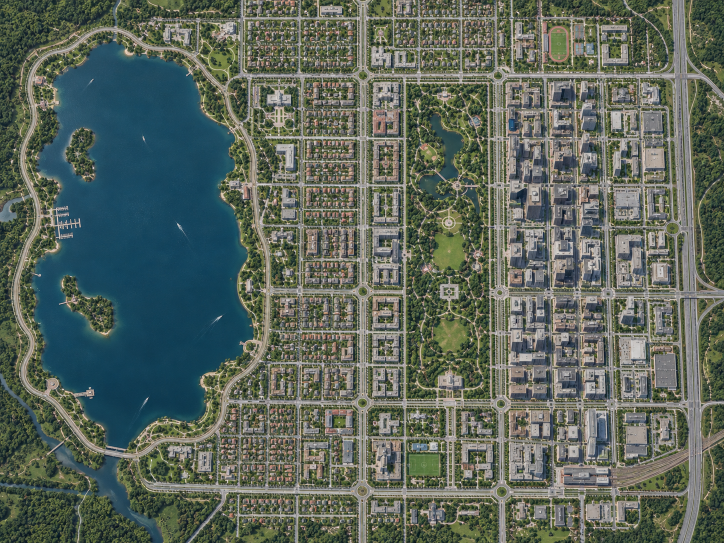
#> input picture artifacts/lake_city/references/target_layout.png, 1448 x 1086 px (shown at 1/2 size)
$ python check_composition.py
#> lines starting #> are read from the running program, lines starting #| are printed output that depends on the picture
"""Compose reproducible visual evidence from existing renders and reference.

This utility only resizes/composes actual images and draws analytical labels or
layout overlays. It does not generate scene imagery or modify the reference.
Run again after rendering additional construction checkpoints or review passes.
"""
from pathlib import Path
import argparse
import json
import shutil
from PIL import Image, ImageDraw, ImageFont

ROOT = Path(__file__).resolve().parents[1]
STAGES = {
    1: 'Map boundaries', 2: 'Lake and complete waterfront loop',
    3: 'Main road grid', 4: 'Grand Park structure', 5: 'District boundaries',
    6: 'Main buildings', 7: 'Downtown skyline', 8: 'Vegetation and public realm',
    9: 'Secondary roads and pedestrian paths', 10: 'Final composition review',
}
CAMERAS = [
    ('top', 'Reference-aligned top-down'), ('overview', 'City overview'),
    ('lake_approach', 'Lakeside promenade'), ('park_lawn', 'Grand Park lawn'),
    ('downtown_street', 'Eastbank boulevard'), ('residential', 'Lakeside streets'),
    ('sports', 'Northfields campus'), ('station', 'Southgate arrival'),
    ('park_reverse', 'Park southern entrance'),
]
REGION_COLORS = {
    'REG_LAKE': '#3883a1', 'REG_RESIDENTIAL': '#d1ad78', 'REG_PARK': '#74a873',
    'REG_DOWNTOWN': '#ad8194', 'REG_NORTH': '#b6b17a', 'REG_SOUTH': '#9dabbc',
}
BG = '#172229'
FG = '#edf2f2'
MUTED = '#a7bdc3'


def font(size=22, bold=False):
    paths = [Path('C:/Windows/Fonts') / ('segoeuib.ttf' if bold else 'segoeui.ttf'),
             Path('/usr/share/fonts/truetype/dejavu/DejaVuSans-Bold.ttf' if bold else '/usr/share/fonts/truetype/dejavu/DejaVuSans.ttf')]
    for p in paths:
        if p.exists(): return ImageFont.truetype(str(p), size)
    return ImageFont.load_default(size=size)


def fit(image, width, height, fill='#24343a'):
    src = image.convert('RGB')
    scale = min(width/src.width, height/src.height)
    size = (max(1, round(src.width*scale)), max(1, round(src.height*scale)))
    resized = src.resize(size, Image.Resampling.LANCZOS)
    out = Image.new('RGB', (width, height), fill)
    out.paste(resized, ((width-size[0])//2, (height-size[1])//2))
    return out


def grid_overlay(image):
    image = image.convert('RGBA')
    overlay = Image.new('RGBA', image.size)
    d = ImageDraw.Draw(overlay)
    w,h=image.size
    for i in (1,2):
        d.line([(round(w*i/3),0),(round(w*i/3),h)], fill=(255,240,166,190), width=2)
        d.line([(0,round(h*i/3)),(w,round(h*i/3))], fill=(255,240,166,190), width=2)
    for row in range(3):
        for col in range(3):
            x=round(w*col/3)+10;y=round(h*row/3)+9
            d.rounded_rectangle((x-3,y-2,x+42,y+27),4,fill=(15,27,34,210))
            d.text((x+3,y),f'{"ABC"[col]}{row+1}',font=font(19,True),fill=(255,243,192,255))
    return Image.alpha_composite(image,overlay).convert('RGB')


def comparison(reference, actual_path, out_path, title, grid=False):
    panel_w=1160;panel_h=870;gap=20;margin=24;header=106;footer=55
    ref=fit(reference,panel_w,panel_h)
    with Image.open(actual_path) as actual: render=fit(actual,panel_w,panel_h)
    if grid:ref=grid_overlay(ref);render=grid_overlay(render)
    result=Image.new('RGB',(margin*2+panel_w*2+gap,header+panel_h+footer),BG)
    d=ImageDraw.Draw(result)
    d.text((margin,15),title,font=font(28,True),fill=FG)
    d.text((margin,62),'USER REFERENCE - target layout',font=font(22,True),fill=MUTED)
    d.text((margin+panel_w+gap,62),'BLENDER RENDER - constructed environment',font=font(22,True),fill=MUTED)
    result.paste(ref,(margin,header));result.paste(render,(margin+panel_w+gap,header))
    d.text((margin,header+panel_h+14),f'West is left. North is up.  |  Actual image: {actual_path.relative_to(ROOT).as_posix()}',font=font(18),fill=MUTED)
    out_path.parent.mkdir(parents=True,exist_ok=True);result.save(out_path)
    return out_path


# [47 lines left out: function semantic_map, not called in this run]


def contact_sheet(pass_num):
    directory=ROOT/'renders'/f'pass_{pass_num}'
    paths=[directory/f'{camera}.png' for camera,_ in CAMERAS]
    available=sum(path.exists() for path in paths)
    if not available:return None
    tw,th=640,445;margin,gap,header=22,16,87
    result=Image.new('RGB',(margin*2+tw*3+gap*2,header+th*3+gap*2+margin),BG);d=ImageDraw.Draw(result)
    d.text((margin,15),f'WESTMERE / BLENDER REVIEW PASS {pass_num}',font=font(28,True),fill=FG)
    d.text((margin,53),f'{available}/9 actual camera renders present. Missing views are labelled; no imagery is substituted.',font=font(17),fill=MUTED)
    for i,((camera,label),path) in enumerate(zip(CAMERAS,paths)):
        x=margin+(i%3)*(tw+gap);y=header+(i//3)*(th+gap)
        if path.exists():
            with Image.open(path) as img: result.paste(fit(img,tw,th-44),(x,y+44))
        else:
            d.rectangle((x,y+44,x+tw,y+th),fill='#25343b')
            d.text((x+22,y+190),'NOT RENDERED YET',font=font(23,True),fill=MUTED)
        d.text((x+5,y+10),f'{i+1:02d}  {label}',font=font(20,True),fill=FG)
    output=directory/'contact_sheet.png';result.save(output)
    return output


def main():
    parser=argparse.ArgumentParser(description=__doc__)
    parser.add_argument('--stage',type=int,choices=range(1,11),help='Refresh only one checkpoint comparison; other analytical outputs still refresh.')
    args=parser.parse_args()
    reference=Image.open(ROOT/'references'/'target_layout.png').convert('RGB')
#> reference is the input picture: PIL image 1448x1086 RGB; mean R, G, B 91.7, 102, 92.1
    made=[];missing=[]
    for stage in ([args.stage] if args.stage else range(1,11)):
        actual=ROOT/'renders'/f'stage_{stage:02d}_top.png'
        if actual.exists():made.append(comparison(reference,actual,ROOT/'comparisons'/f'checkpoint_{stage:02d}.png',f'CHECKPOINT {stage:02d} / {STAGES[stage]}'))
        else:missing.append(stage)
    final_candidates=[ROOT/'renders'/'revision_01'/'top.png',ROOT/'renders'/'pass_4'/'top.png',ROOT/'renders'/'pass_3'/'top.png',ROOT/'renders'/'pass_2'/'top.png',ROOT/'renders'/'pass_1'/'top.png',ROOT/'renders'/'stage_10_top.png']
    final=next((p for p in final_candidates if p.exists()),None)
    if final:made.append(comparison(reference,final,ROOT/'comparisons'/'final_reference_grid.png','FINAL COMPOSITION / matching 3 x 3 inspection cells',grid=True))
#> call 2 of comparison, with grid = True
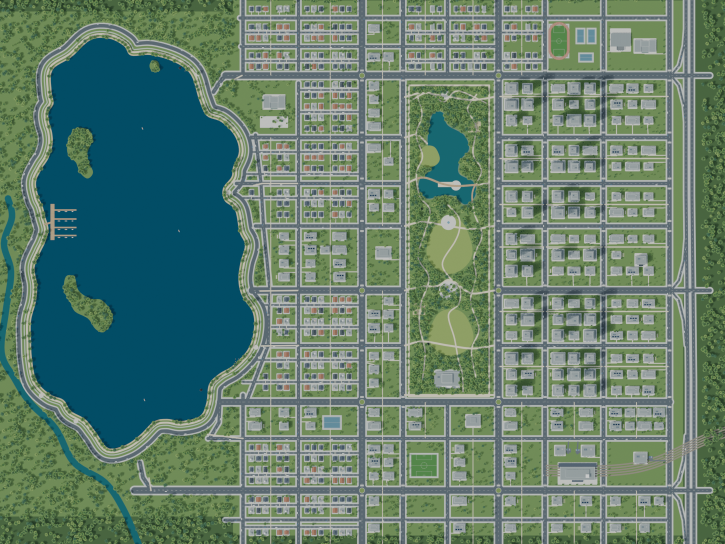
#> input picture artifacts/lake_city/renders/pass_1/top.png, 1450 x 1088 px, found by its file name (shown at 1/2 size)
#> in comparison, actual is the input picture: PIL image 1450x1088 RGB; mean R, G, B 97.4, 125.5, 109.4
#> in grid_overlay, `overlay = Image.new('RGBA', image.size)`: overlay: PIL image 1160x870 RGBA; every value is 0
#> in comparison (call 2), `result=Image.new('RGB',(margin*2+panel_w*2+gap,header+panel_h+footer),..`:
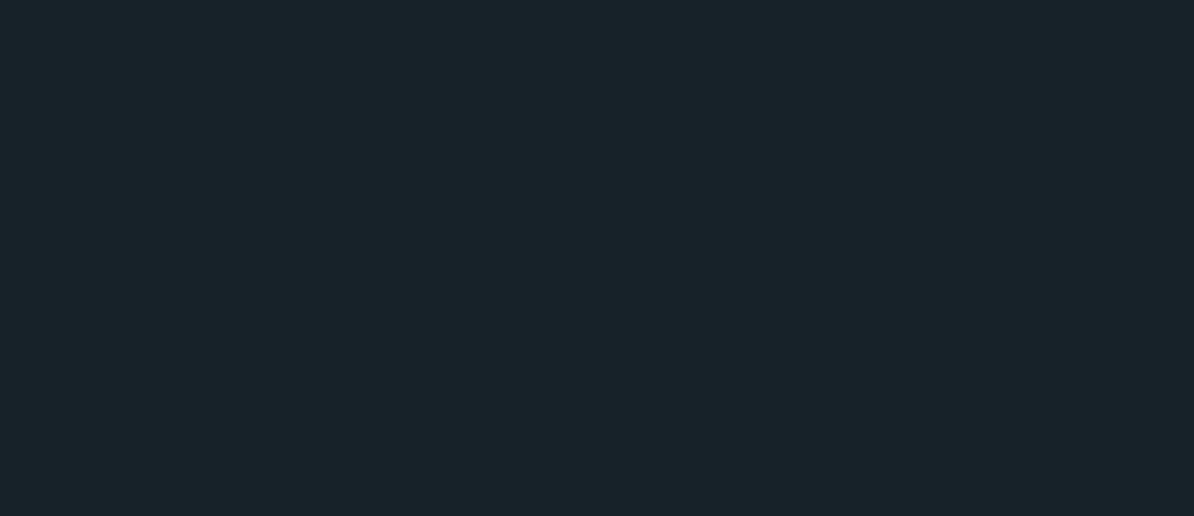
#> result: PIL image 2388x1031 RGB (shown at 1/2 size); mean R, G, B 23, 34, 41
#> in comparison (call 2), `result.paste(ref, (margin, header))`:
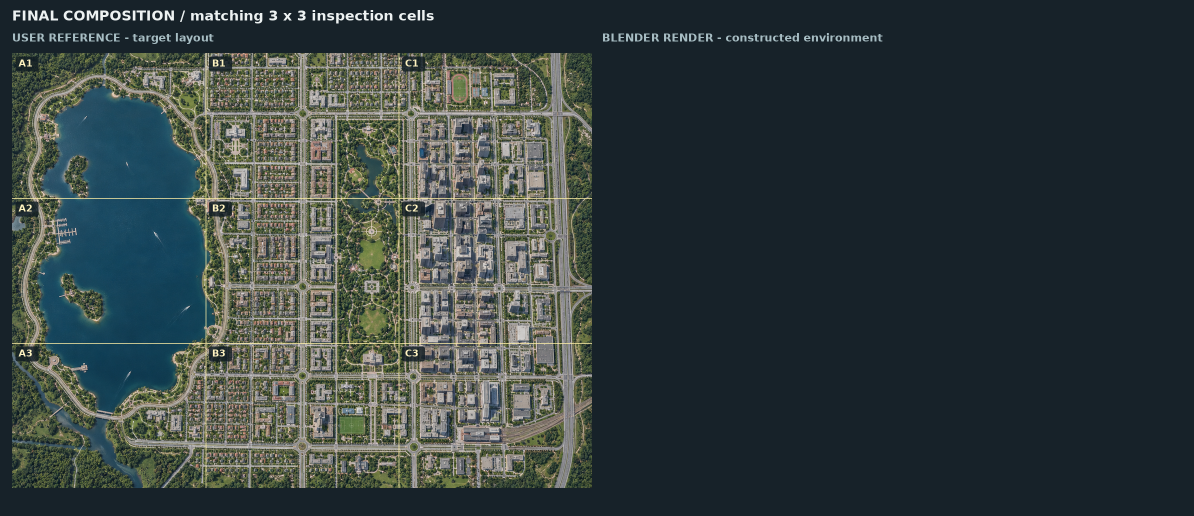
#> result: PIL image 2388x1031 RGB (shown at 1/2 size); mean R, G, B 52.3, 63, 63
#> in comparison (call 2), `out_path.parent.mkdir(parents=True, exist_ok=True)`:
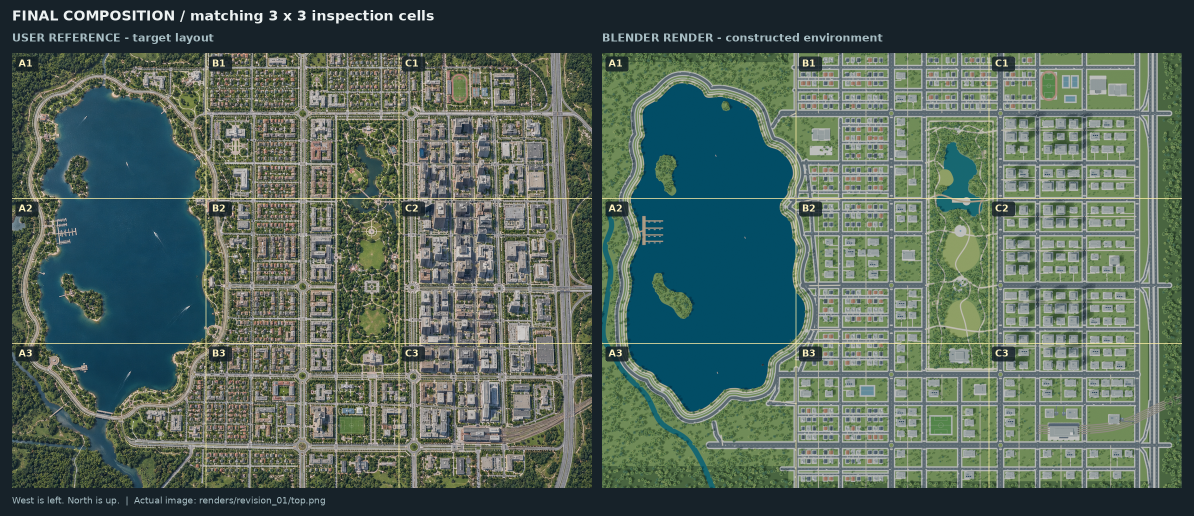
#> saved as final_reference_grid.png: PIL image 2388x1031 RGB (shown at 1/2 size); mean R, G, B 83, 100.6, 91
    spec_path=ROOT/'scene_spec.json';city_path=ROOT/'viewer'/'public'/'assets'/'city.json'
    if spec_path.exists():
        spec=json.loads(spec_path.read_text(encoding='utf-8-sig'));city=json.loads(city_path.read_text(encoding='utf-8-sig')) if city_path.exists() else {}
        made.append(semantic_map(spec,city))
    for pass_num in range(1,5):
        sheet=contact_sheet(pass_num)
#> in fit (call 5), `out = Image.new('RGB', (width, height), fill)`:
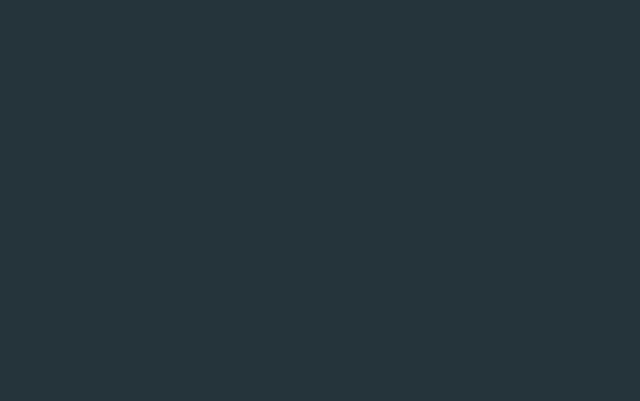
#> out: PIL image 640x401 RGB; mean R, G, B 36, 52, 58
#> in fit (call 5), `out.paste(resized, ((width-size[0])//2, (height-size[1])//2))`:
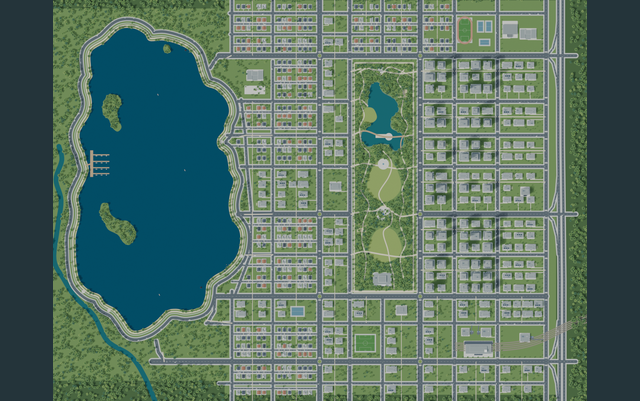
#> out: PIL image 640x401 RGB; mean R, G, B 87.2, 113.4, 100.9
#> in contact_sheet, `output = directory / 'contact_sheet.png'`:
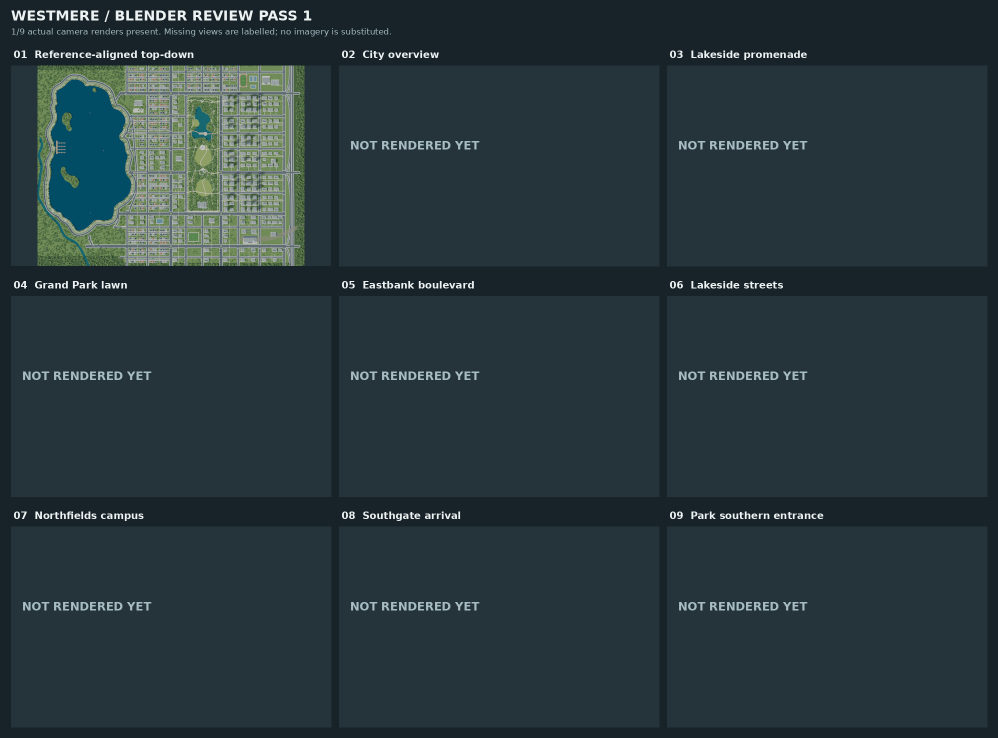
#> saved as contact_sheet.png: PIL image 1996x1476 RGB (shown at 1/2 size); mean R, G, B 40.6, 55.8, 61
        if sheet:made.append(sheet)
    kit=Path('C:/Users/limou/AppData/Local/Temp/lake_city_landscape_preview.png')
    if kit.exists():
        target=ROOT/'renders'/'landscape_kit.png';target.parent.mkdir(parents=True,exist_ok=True);shutil.copy2(kit,target);made.append(target)
    print(json.dumps({'created':[p.relative_to(ROOT).as_posix() for p in made],'awaiting_checkpoint_renders':missing},indent=2))


if __name__=='__main__':main()
